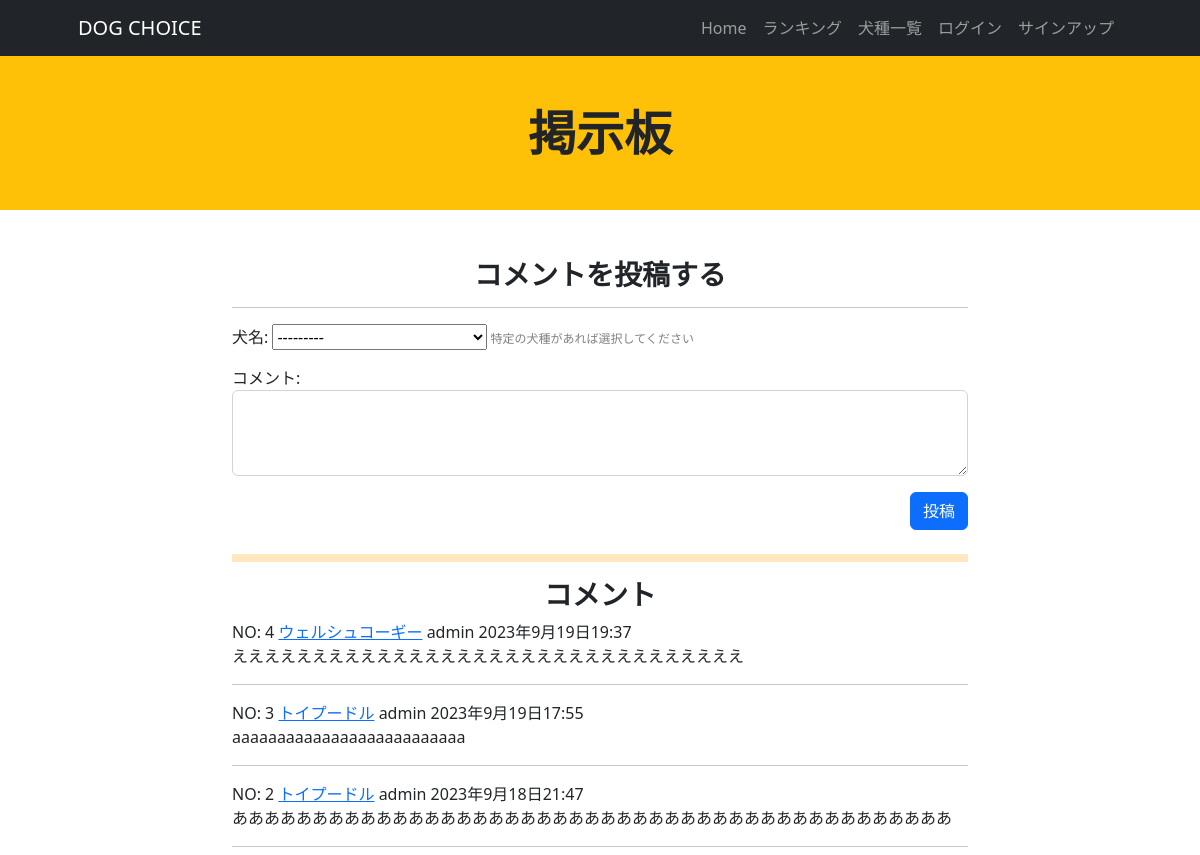
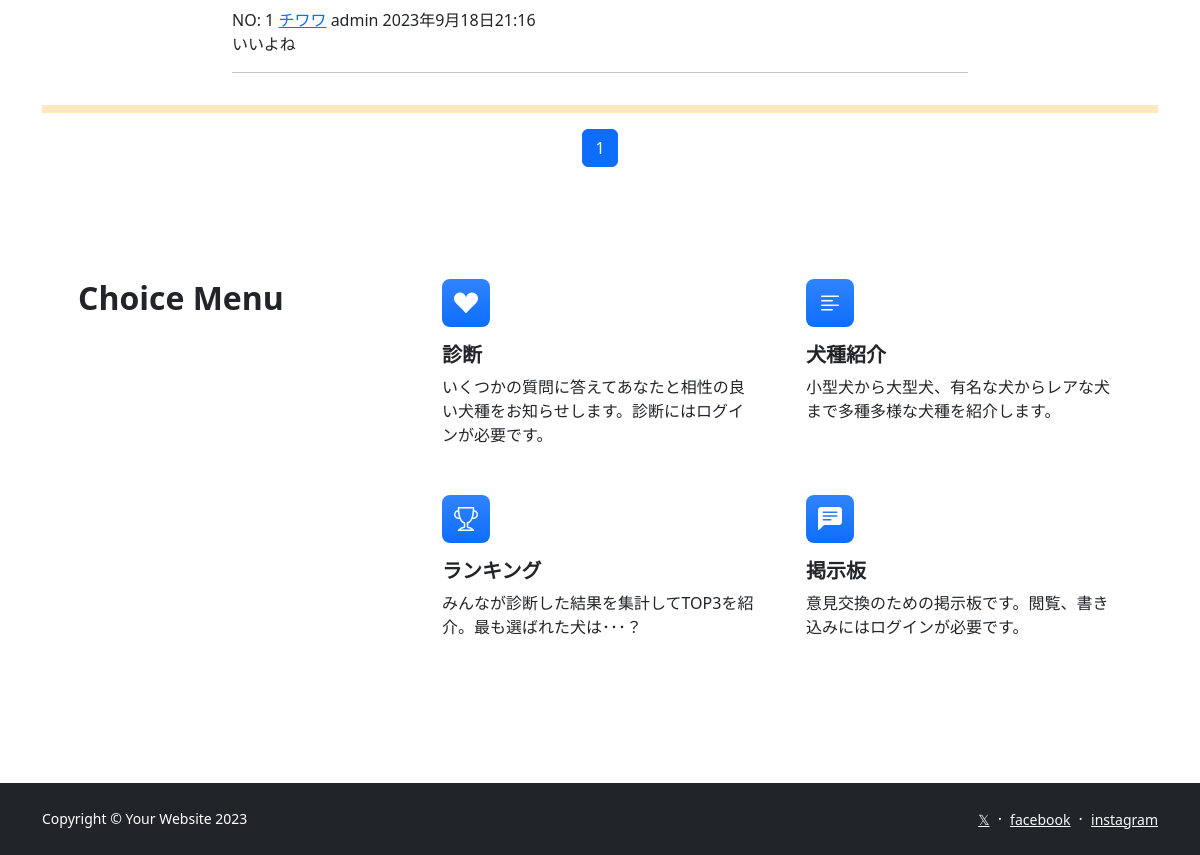
/comment/, run on an earlier commit of the app's database (2 pictures, top to bottom).
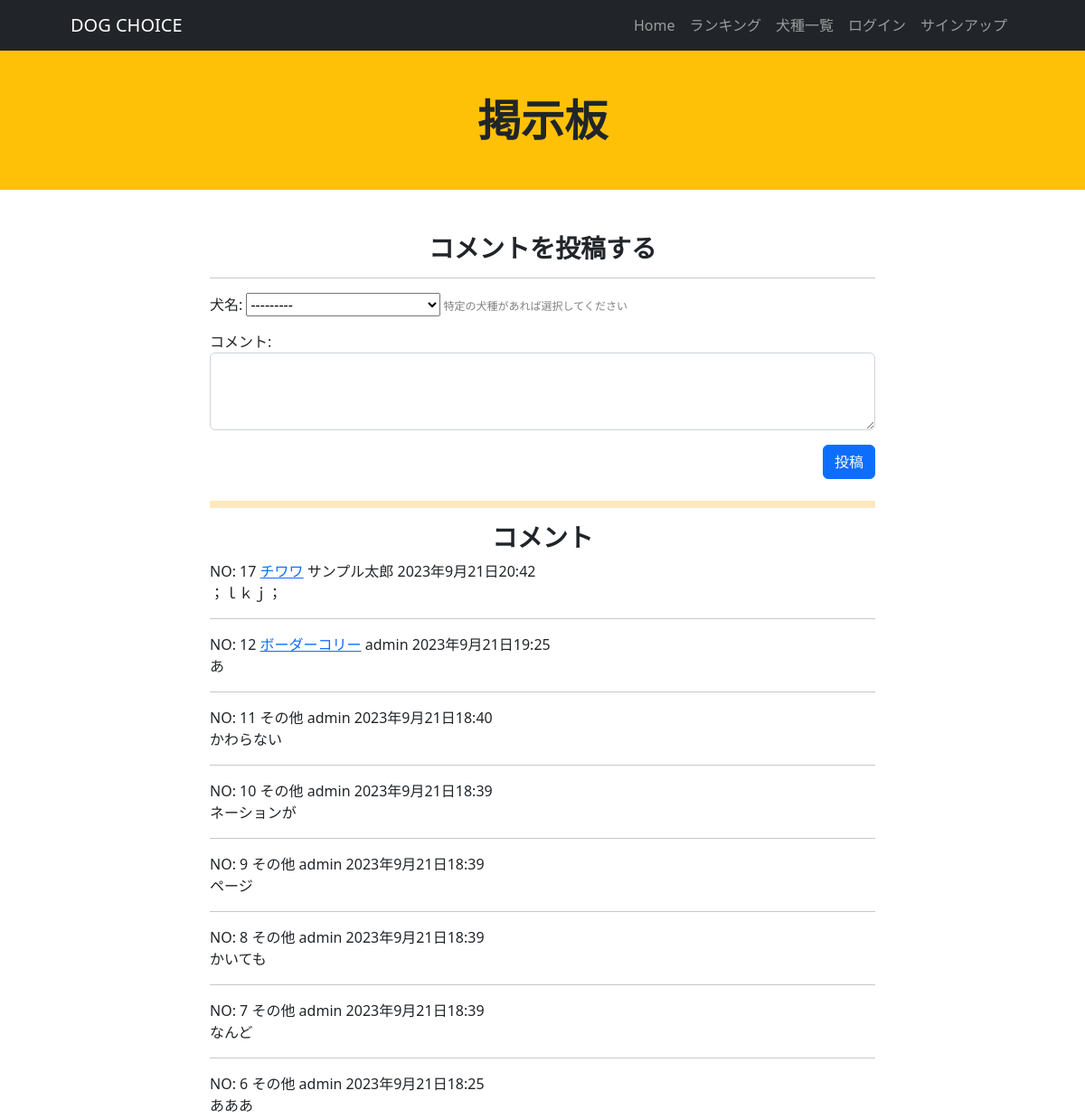
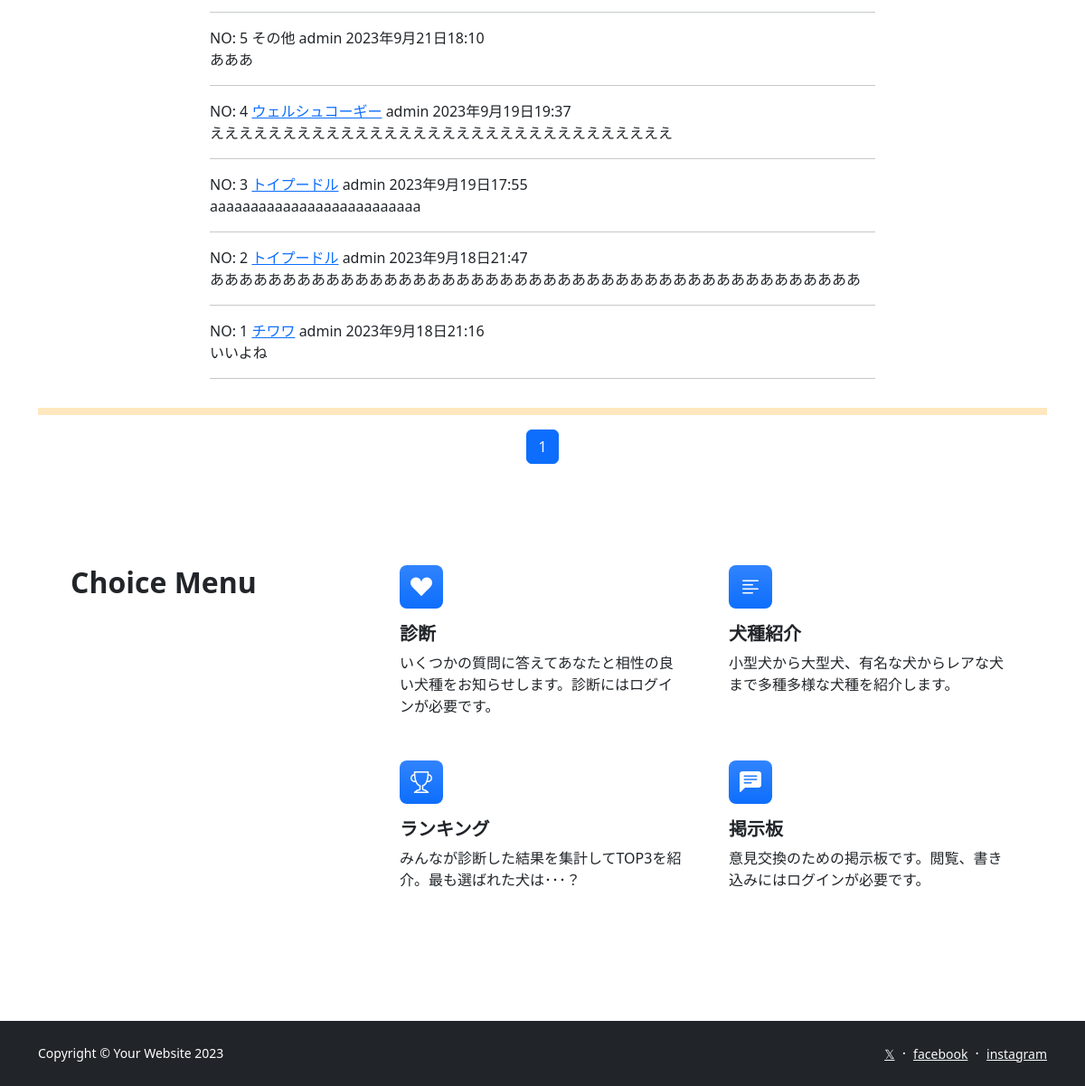
And on a later commit of the database (2 pictures, top to bottom).
### dogapp/models.py (models this page shows, shortened)
class Comment(models.Model):
    category = models.ForeignKey(Dogs, on_delete=models.CASCADE, verbose_name='犬名', related_name='comments', null=True, blank=True)
    user = models.ForeignKey(CustomUser, verbose_name='ユーザー', on_delete=models.CASCADE)
    comment_text = models.TextField(verbose_name='コメント')
    post_date = models.DateTimeField(auto_now_add=True)

class Dogs(models.Model):
    dog_name = models.CharField(verbose_name='犬名', max_length=200)
    image = models.ImageField(verbose_name='イメージ', upload_to='photos')
    comment = models.TextField(verbose_name='コメント',)
    def __str__(self):
        return self.dog_name

### accounts/models.py (models this page shows)
class CustomUser(AbstractUser):
    pass

### dogapp/views.py (the view, shortened to what this page needs)
# urls.py: path('comment/', views.CommentListView.as_view(), name='comment'),
class CommentListView(ListView):
    model = Comment
    template_name = 'comment.html'
    context_object_name = 'comments'
    ordering = ['-post_date']
    form_class = CommentForm
    paginate_by = 20
    def get_context_data(self, **kwargs):
        context = super().get_context_data(**kwargs)
        context['form'] = self.form_class()
        return context

### dogapp/forms.py
class CommentForm(ModelForm):
    class Meta:
        model = Comment
        fields = ['category', 'comment_text']
        widgets = {
            'category': forms.Select(attrs={'required': False}),
        }

### dogapp/templates/comment.html (shortened to what this page needs)
{% extends 'base.html' %}
{% load static %}
{% block header %}
<header class="bg-warning py-0">
    <div class="container px-5">
        <div class="row gx-5 align-items-center justify-content-center">
            <div class="col-lg-8 col-xl-7 col-xxl-6 text-center">
                <div class="my-5">
                    <h1 class="display-5 fw-bolder text-dark mb-2">掲示板</h1>
                </div>
            </div>
        </div>
    </div>
</header>
{% endblock %}
{% block contents %}
<div class="container mt-5">
    <div class="row justify-content-center">
        <div class="col-lg-8">
            <h3 class="display-7 fw-bolder text-dark mb-2 text-center">コメントを投稿する</h3>
            <hr>
            <form method="post" class="mb-4">
                <div class="mb-3">
                    {{ form.category.label_tag }}
                    {{ form.category }}<span class="small-text"> 特定の犬種があれば選択してください</span>
                </div>
                <div class="mb-3">
                    {{ form.comment_text.label_tag }}
                    <textarea name="comment_text" rows="3" class="form-control"></textarea>
                </div>
                <div class="mb-3">
                    <div class="d-flex justify-content-end">
                        <button type="submit" class="btn btn-primary">投稿</button>
                    </div>
                </div>
            </form>
            <hr style="border: 4px solid orange;">
            <h3 class="display-7 fw-bolder text-dark mb-2 text-center">コメント</h3>
            <div class="comment-list">
                {% for comment in comments %}
                <div class="comment-box">
                    <div class="comment-header">
                        <span class="comment-id">NO: {{ comment.id }}</span>
                        {% if comment.category %}
                        <a href="{% url 'dogapp:dog_detail' comment.category_id %}">{{ comment.category }}</a>
                        {% else %}
                        その他
                        {% endif %}
                        <span class="comment-user">{{ comment.user }}</span>
                        <span class="comment-date">{{ comment.post_date }}</span>
                    </div>
                    <div class="comment-text">
                        <p class="comment-text-large">
                          {{ comment.comment_text }}
                        </p>
                        <hr>
                    </div>
                </div>
                {% empty %}
                <p>まだコメントはありません。</p>
                {% endfor %}
            </div>
        </div>
    </div>
    <hr style="border: 4px solid orange;">
    {% include 'pagination.html' %}
</div>
{% endblock %}

### dogapp/templates/base.html (shortened to what this page needs)
{% load static %}
<!DOCTYPE html>
<html lang="ja">
    <head>
        <link href="https://cdn.jsdelivr.net/npm/bootstrap-icons@1.5.0/font/bootstrap-icons.css" rel="stylesheet" />
        <link href={% static 'css/styles.css' %} rel="stylesheet" />
    </head>
    <body class="d-flex flex-column h-100">
        <main class="flex-shrink-0">
            <nav class="navbar navbar-expand-lg navbar-dark bg-dark">
                <div class="container px-5">
                    <a class="navbar-brand" href="{% url 'dogapp:index' %}">DOG CHOICE</a>
                    <div class="collapse navbar-collapse" id="navbarSupportedContent">
                        {% if user.is_authenticated %}
                        <ul class="navbar-nav ms-auto mb-2 mb-lg-0">
                            <li class="nav-item"><a class="nav-link" href="{% url 'dogapp:index' %}">Home</a></li>
                            <li class="nav-item"><a class="nav-link" href="{% url 'dogapp:question1' %}">診断</a></li>
                            <li class="nav-item"><a class="nav-link" href="{% url 'dogapp:ranking' %}">ランキング</a></li>
                            <li class="nav-item"><a class="nav-link" href="{% url 'dogapp:comment' %}">掲示板</a></li>
                            <li class="nav-item"><a class="nav-link" href="{% url 'dogapp:dog_list' %}">犬種一覧</a></li>
                            <li class="nav-item"><a class="nav-link" href="{% url 'accounts:logout' %}">ログアウト</a></li>
                        </ul>
                        {% else %}
                        <ul class="navbar-nav ms-auto mb-2 mb-lg-0">
                            <li class="nav-item"><a class="nav-link" href="{% url 'dogapp:index' %}">Home</a></li>
                            <li class="nav-item"><a class="nav-link" href="{% url 'dogapp:ranking' %}">ランキング</a></li>
                            <li class="nav-item"><a class="nav-link" href="{% url 'dogapp:dog_list' %}">犬種一覧</a></li>
                            <li class="nav-item"><a class="nav-link" href="{% url 'accounts:login' %}">ログイン</a></li>
                            <li class="nav-item"><a class="nav-link" href="{% url 'accounts:signup' %}">サインアップ</a></li>
                        </ul>
                        {% endif %}
                    </div>
                </div>
            </nav>
                {% block header %}
                {% endblock %}
                {% block contents %}
                {% endblock %}
            <section class="py-5" id="features">
                <div class="container px-5 my-5">
                    <div class="row gx-5">
                        <div class="col-lg-4 mb-5 mb-lg-0"><h2 class="fw-bolder mb-0">Choice Menu</h2></div>
                        <div class="col-lg-8">
                            <div class="row gx-5 row-cols-1 row-cols-md-2">
                                <div class="col mb-5 h-100">
                                    {% if user.is_authenticated %}
                                        <a class="nav-link" href="{% url 'dogapp:question1' %}">
                                    {% else %}
                                        <a class="nav-link" href="{% url 'accounts:login' %}">
                                    {% endif %}
                                        <div class="feature bg-primary bg-gradient text-white rounded-3 mb-3"><i class="bi bi-suit-heart-fill"></i></div>
                                        <h2 class="h5" style="font-weight: bold;">診断</h2>
                                        <p class="mb-0">いくつかの質問に答えてあなたと相性の良い犬種をお知らせします。診断にはログインが必要です。</p></a>
                                </div>
                                <div class="col mb-5 h-100">
                                    <a class="nav-link" href="{% url 'dogapp:dog_list' %}">
                                    <div class="feature bg-primary bg-gradient text-white rounded-3 mb-3"><i class="bi bi-text-left"></i></div>
                                    <h2 class="h5" style="font-weight: bold;">犬種紹介</h2>
                                    <p class="mb-0">小型犬から大型犬、有名な犬からレアな犬まで多種多様な犬種を紹介します。</p></a>
                                </div>
                                <div class="col mb-5 mb-md-0 h-100">
                                    <a class="nav-link" href="{% url 'dogapp:ranking' %}">
                                    <div class="feature bg-primary bg-gradient text-white rounded-3 mb-3"><i class="bi bi bi-trophy"></i></div>
                                    <h2 class="h5" style="font-weight: bold;">ランキング</h2>
                                    <p class="mb-0">みんなが診断した結果を集計してTOP3を紹介。最も選ばれた犬は･･･？</p></a>
                                </div>
                                <div class="col h-100">
                                    {% if user.is_authenticated %}
                                        <a class="nav-link" href="{% url 'dogapp:comment' %}">
                                    {% else %}
                                        <a class="nav-link" href="{% url 'accounts:login' %}">
                                    {% endif %}
                                    <div class="feature bg-primary bg-gradient text-white rounded-3 mb-3"><i class="bi bi-chat-left-text-fill"></i></div>
                                    <h2 class="h5" style="font-weight: bold;">掲示板</h2>
                                    <p class="mb-0">意見交換のための掲示板です。閲覧、書き込みにはログインが必要です。</p></a>
                                </div>
                            </div>
                        </div>
                    </div>
                </div>
            </section>
        <br><br>
        <footer class="bg-dark py-4 mt-auto">
            <div class="container px-8">
                <div class="row align-items-center justify-content-between flex-column flex-sm-row">
                    <div class="col-auto"><div class="small m-0 text-white">Copyright &copy; Your Website 2023</div></div>
                    <div class="col-auto">
                        <a class="link-light small" href="https://twitter.com/">𝕏</a>
                        <span class="text-white mx-1">&middot;</span>
                        <a class="link-light small" href="https://www.facebook.com/">facebook</a>
                        <span class="text-white mx-1">&middot;</span>
                        <a class="link-light small" href="https://about.instagram.com/ja-jp">instagram</a>
                    </div>
                </div>
            </div>
        </footer>
    </body>
</html>

### dogapp/templates/pagination.html (shortened to what this page needs)
<ul class = "pagination"
    style = "justify-content:center">
    {% for num in page_obj.paginator.page_range %}
    {% if page_obj.number == num %}
    <li class = "page-item active">
        <span class = "page-link">{{num}}</span>
    </li>
    {% else %}
    <li class = "page-item">
        <a class = "page-link" href = "?page={{num}}">{{num}}</a>
    </li>
    {% endif %}
{% endfor %}
</ul>

What changed in the data, as far as the page shows it:
added Comment: id "17", category "チワワ", user "サンプル太郎", post_date "2023年9月21日20:42", comment_text "；ｌｋｊ；"
added Comment: id "12", category "ボーダーコリー", user "admin", post_date "2023年9月21日19:25", comment_text "あ"
added Comment: id "11", shows "その他", user "admin", post_date "2023年9月21日18:40", comment_text "かわらない"
added Comment: id "10", shows "その他", user "admin", post_date "2023年9月21日18:39", comment_text "ネーションが"
added Comment: id "9", shows "その他", user "admin", post_date "2023年9月21日18:39", comment_text "ページ"
added Comment: id "8", shows "その他", user "admin", post_date "2023年9月21日18:39", comment_text "かいても"
added Comment: id "7", shows "その他", user "admin", post_date "2023年9月21日18:39", comment_text "なんど"
added Comment: id "6", shows "その他", user "admin", post_date "2023年9月21日18:25", comment_text "あああ"
added Comment: id "5", shows "その他", user "admin", post_date "2023年9月21日18:10", comment_text "あああ"
